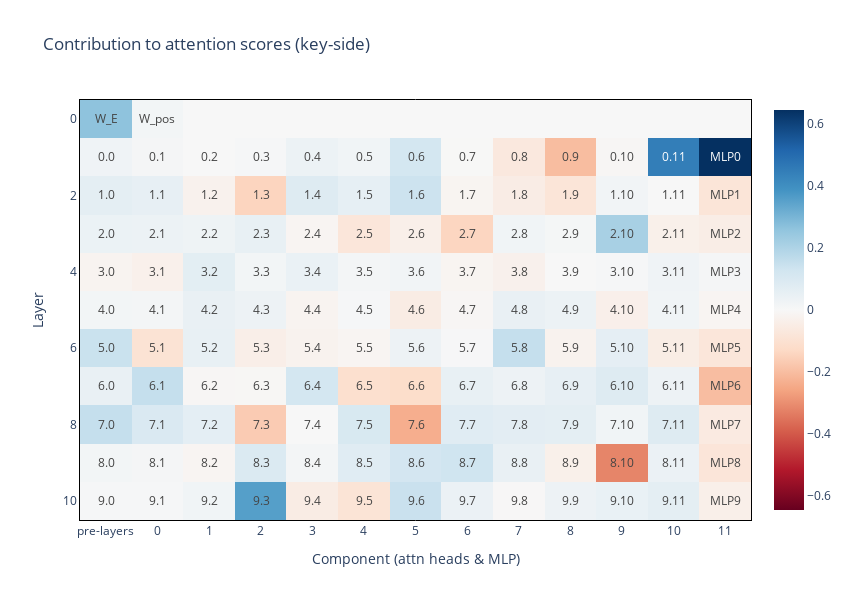

Notebook code cell kept with this figure:
### Code cell


### Figure 1 — Plotly figure (JSON) as saved in the notebook; plotly's stock layout.template omitted (floating-point values rounded to 4 significant figures; data arrays with more than 128 entries replaced by an {"elided": "..."} marker saying what was removed)
{"data": [{"coloraxis": "coloraxis", "hovertemplate": "Component (attn heads & MLP): %{x}<br>Layer: %{y}<br>color: %{z}<extra></extra>", "name": "0", "text": {"elided": "11x13 str values"}, "textfont": {"size": 12}, "texttemplate": "%{text}", "type": "heatmap", "x": ["pre-layers", "0", "1", "2", "3", "4", "5", "6", "7", "8", "9", "10", "11"], "xaxis": "x", "yaxis": "y", "z": {"elided": "11x13 float values"}}], "layout": {"coloraxis": {"cmid": 0, "colorscale": [[0, "rgb(103,0,31)"], [0.1, "rgb(178,24,43)"], [0.2, "rgb(214,96,77)"], [0.3, "rgb(244,165,130)"], [0.4, "rgb(253,219,199)"], [0.5, "rgb(247,247,247)"], [0.6, "rgb(209,229,240)"], [0.7, "rgb(146,197,222)"], [0.8, "rgb(67,147,195)"], [0.9, "rgb(33,102,172)"], [1, "rgb(5,48,97)"]]}, "height": 600, "modebar": {"add": ["drawline", "drawopenpath", "drawclosedpath", "drawcircle", "drawrect", "eraseshape"]}, "title": {"text": "Contribution to attention scores (key-side)"}, "width": 850, "xaxis": {"anchor": "y", "constrain": "domain", "domain": [0, 1], "linecolor": "black", "linewidth": 1, "mirror": true, "scaleanchor": "y", "showline": true, "title": {"text": "Component (attn heads & MLP)"}}, "yaxis": {"anchor": "x", "autorange": "reversed", "constrain": "domain", "domain": [0, 1], "linecolor": "black", "linewidth": 1, "mirror": true, "showline": true, "title": {"text": "Layer"}}}}
